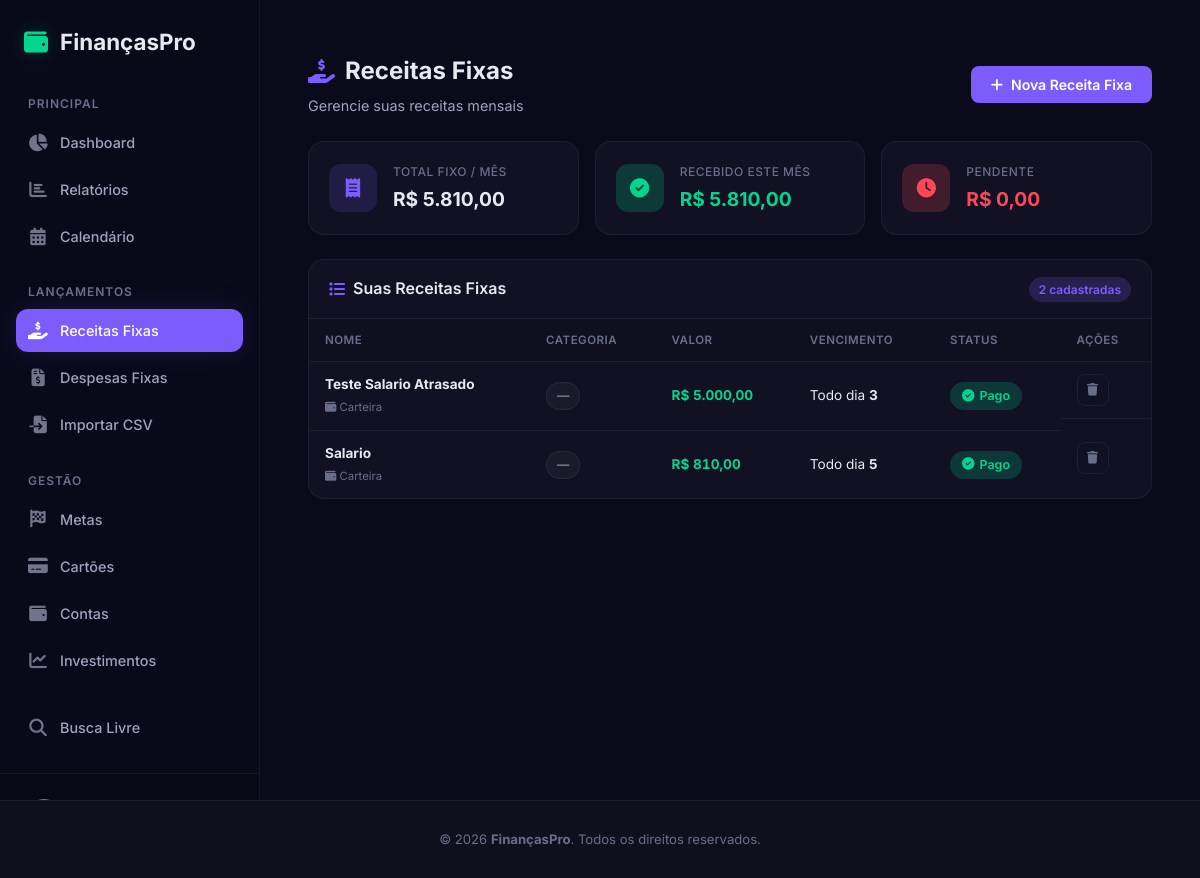
/transacoes-fixas/receita, run on the app's committed database.
### app.py (models this page shows, shortened)
class TransacaoFixa(db.Model):
    __tablename__ = 'transacao_fixa'
    id = db.Column(db.Integer, primary_key=True)
    nome = db.Column(db.String(100), nullable=False)
    valor = db.Column(db.Float, nullable=False)
    tipo = db.Column(db.String(10), nullable=False, default='despesa') # 'receita' ou 'despesa'
    dia_vencimento = db.Column(db.Integer, nullable=False)  # 1-31
    categoria_id = db.Column(db.Integer, db.ForeignKey('categoria.id'), nullable=True)
    conta_id = db.Column(db.Integer, db.ForeignKey('conta.id'), nullable=True)
    ativo = db.Column(db.Boolean, default=True)
    usuario_id = db.Column(db.Integer, db.ForeignKey('usuario.id'), nullable=False)
    pagamentos_json = db.Column(db.Text, default='{}')
    @property
    def pagamentos(self):
        try:
            return json.loads(self.pagamentos_json or '{}')
        except (json.JSONDecodeError, TypeError):
            return {}
    def pago_no_mes(self, ano, mes):
        chave = f"{ano}-{mes:02d}"
        return self.pagamentos.get(chave, False)
    @property
    def status_atual(self):
        hoje = date.today()
        if self.pago_no_mes(hoje.year, hoje.month):
            return 'pago'
        if hoje.day > self.dia_vencimento:
            return 'atrasado'
        if hoje.day >= self.dia_vencimento - 3:
            return 'proximo'
        return 'pendente'

class Conta(db.Model):
    id = db.Column(db.Integer, primary_key=True)
    nome = db.Column(db.String(100), nullable=False)
    tipo = db.Column(db.String(30), nullable=False)  # corrente, poupanca, cartao, dinheiro, investimento
    saldo_inicial = db.Column(db.Float, default=0.0)
    cor = db.Column(db.String(7), default='#7c5cfc')
    icone = db.Column(db.String(30), default='fa-wallet')
    ativo = db.Column(db.Boolean, default=True)
    usuario_id = db.Column(db.Integer, db.ForeignKey('usuario.id'), nullable=False)
    transacoes = db.relationship('Transacao', backref='conta', lazy=True)
    transacoes_fixas = db.relationship('TransacaoFixa', backref='conta', lazy=True)

### app.py (the view)
@app.route('/transacoes-fixas/<tipo>')
def transacoes_fixas(tipo):
    usuario = get_user()
    if tipo not in ('receita', 'despesa'):
        tipo = 'despesa'
    transacoes = TransacaoFixa.query.filter_by(usuario_id=usuario.id, tipo=tipo).order_by(TransacaoFixa.dia_vencimento).all()
    categorias = Categoria.query.filter_by(usuario_id=usuario.id, tipo=tipo).all()
    contas = Conta.query.filter_by(usuario_id=usuario.id, ativo=True).all()
    hoje = date.today()
    total_fixo = sum(d.valor for d in transacoes if d.ativo)
    total_pago = sum(d.valor for d in transacoes if d.ativo and d.pago_no_mes(hoje.year, hoje.month))
    total_pendente = total_fixo - total_pago
    return render_template('transacoes_fixas.html',
                           despesas=transacoes,
                           categorias=categorias,
                           contas=contas,
                           hoje=hoje,
                           tipo=tipo,
                           total_fixo=total_fixo,
                           total_pago=total_pago,
                           total_pendente=total_pendente)

### app.py (called while the page is built, shortened)
def get_user():
    usuario = Usuario.query.first()
    return usuario

@app.before_request
def processar_automaticos():
    if request.path.startswith('/static/'):
        return
    usuario = get_user()
    if not usuario:
        return
    hoje = date.today()
    chave_cache = f"{usuario.id}_{hoje.isoformat()}"
    if chave_cache in cache_processamento:
        return

@app.context_processor
def inject_user():
    return dict(usuario=get_user(), now=datetime.utcnow)

def processar_automaticos(usuario):
    hoje = date.today()
    chave = f"{usuario.id}-{hoje.isoformat()}"
    if chave in _automaticos_cache:
        return

@app.before_request
def auto_processar():
    if request.endpoint and request.endpoint != 'static':
        try:
            usuario = Usuario.query.first()
            if usuario:
                processar_automaticos(usuario)
        except Exception:
            pass

@app.template_filter('brl')
def format_brl(value):
    try:
        return f"R$ {value:,.2f}".replace(',', 'X').replace('.', ',').replace('X', '.')
    except (ValueError, TypeError):
        return "R$ 0,00"

### templates/transacoes_fixas.html (shortened to what this page needs)
{% extends 'base.html' %}
{% block content %}
<section class="page-section">
    <div class="page-header">
        <div>
            <h1><i
                    class="fas {% if tipo == 'receita' %}fa-hand-holding-usd{% else %}fa-file-invoice-dollar{% endif %}"></i>
                {% if tipo == 'receita' %}Receitas Fixas{% else %}Despesas Fixas{% endif %}</h1>
            <p class="page-subtitle">Gerencie suas {% if tipo == 'receita' %}receitas mensais{% else %}contas mensais e
                despesas recorrentes{% endif %}</p>
        </div>
        <button class="btn btn-primary" onclick="openModal('addDespesaModal')">
            <i class="fas fa-plus"></i> {% if tipo == 'receita' %}Nova Receita Fixa{% else %}Nova Despesa Fixa{% endif
            %}
        </button>
    </div>
    <div class="stats-grid stats-grid-3">
        <div class="stat-card">
            <div class="stat-icon" style="background: rgba(124, 92, 252, 0.15); color: #7c5cfc;">
                <i class="fas fa-receipt"></i>
            </div>
            <div class="stat-info">
                <span class="stat-label">Total Fixo / Mês</span>
                <span class="stat-value">{{ total_fixo|brl }}</span>
            </div>
        </div>
        <div class="stat-card">
            <div class="stat-icon stat-icon-green">
                <i class="fas fa-check-circle"></i>
            </div>
            <div class="stat-info">
                <span class="stat-label">{% if tipo == 'receita' %}Recebido{% else %}Pago{% endif %} este Mês</span>
                <span class="stat-value text-green">{{ total_pago|brl }}</span>
            </div>
        </div>
        <div class="stat-card">
            <div class="stat-icon stat-icon-red">
                <i class="fas fa-clock"></i>
            </div>
            <div class="stat-info">
                <span class="stat-label">Pendente</span>
                <span class="stat-value text-red">{{ total_pendente|brl }}</span>
            </div>
        </div>
    </div>
    {% if despesas %}
    <div class="table-card">
        <div class="table-header">
            <h2><i class="fas fa-list"></i> Suas {% if tipo == 'receita' %}Receitas Fixas{% else %}Despesas Fixas{%
                endif %}</h2>
            <span class="badge">{{ despesas|length }} cadastradas</span>
        </div>
        <div class="table-responsive">
            <table class="data-table">
                <thead>
                    <tr>
                        <th>Nome</th>
                        <th>Categoria</th>
                        <th>Valor</th>
                        <th>Vencimento</th>
                        <th>Status</th>
                        <th>Ações</th>
                    </tr>
                </thead>
                <tbody>
                    {% for d in despesas %}
                    <tr class="fade-in-row">
                        <td>
                            <strong>{{ d.nome }}</strong>
                            {% if d.conta %}
                            <br><small class="text-muted"><i class="fas {{ d.conta.icone }}"></i> {{ d.conta.nome
                                }}</small>
                            {% endif %}
                        </td>
                        <td>
                            {% if d.categoria_rel %}
                            <span class="cat-badge">
                                <i class="fas {{ d.categoria_rel.icone }}" style="color: {{ d.categoria_rel.cor }}"></i>
                                {{ d.categoria_nome }}
                            </span>
                            {% else %}
                            <span class="cat-badge">—</span>
                            {% endif %}
                        </td>
                        <td class="td-valor {% if tipo == 'receita' %}text-green{% else %}text-red{% endif %}">{{
                            d.valor|brl }}</td>
                        <td>Todo dia <strong>{{ d.dia_vencimento }}</strong></td>
                        <td>
                            {% set status = d.status_atual %}
                            <span class="status-badge status-{{ status }}">
                                {% if status == 'pago' %}
                                <i class="fas fa-check-circle"></i> Pago
                                {% elif status == 'atrasado' %}
                                <i class="fas fa-exclamation-circle"></i> Atrasado
                                {% elif status == 'proximo' %}
                                <i class="fas fa-clock"></i> Próximo
                                {% else %}
                                <i class="fas fa-hourglass-half"></i> Pendente
                                {% endif %}
                            </span>
                        </td>
                        <td class="td-actions">
                            <form action="{{ url_for('excluir_transacao_fixa', id=d.id) }}" method="POST"
                                class="inline-form" onsubmit="return confirm('Excluir {{ d.nome }}?')">
                                <button type="submit" class="btn-icon btn-icon-delete" title="Excluir">
                                    <i class="fas fa-trash"></i>
                                </button>
                            </form>
                        </td>
                    </tr>
                    {% endfor %}
                </tbody>
            </table>
        </div>
    </div>
    {% endif %}
</section>
{% endblock %}

### data on the page
TransacaoFixa: nome "Teste Salario Atrasado", conta.nome "Carteira", valor|brl "R$ 5.000,00", dia_vencimento "3"
TransacaoFixa: nome "Salario", conta.nome "Carteira", valor|brl "R$ 810,00", dia_vencimento "5"

### other printed values
{{ total_fixo|brl }} "R$ 5.810,00"
{{ total_pago|brl }} "R$ 5.810,00"
{{ total_pendente|brl }} "R$ 0,00"
{{ despesas|length }} "2"
